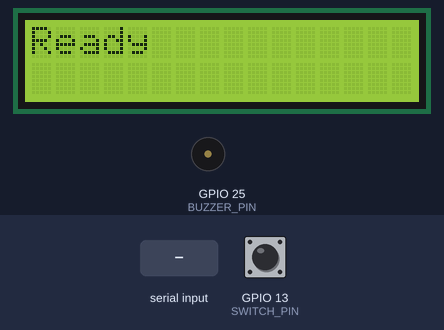
Recording of a program running on a simulated ESP32. On the bench: 16×2 character LCD, buzzer (waves = sounding, pin HIGH). Inputs (shaded band) come from the test bench; at power-on: GPIO 13 (SWITCH_PIN) HIGH. What the program prints to the serial monitor is not drawn.

Above: at 1.7 s.
1.8 s: "START_ALARM\n" received over Serial
At 2.2 s:
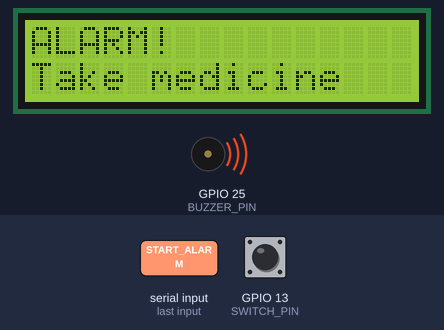
3.3 s: "STOP_ALARM\n" received over Serial
At 4.2 s:
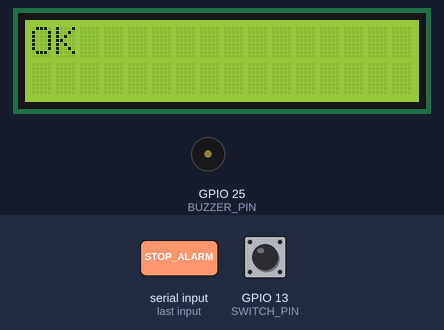
4.8 s: "START_ALARM|\n" received over Serial
At 5.6 s:
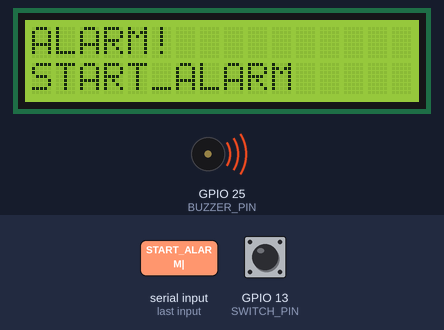
Timing chart, 0 to 7.8 s (numbered marks = the images above; inputs shaded):
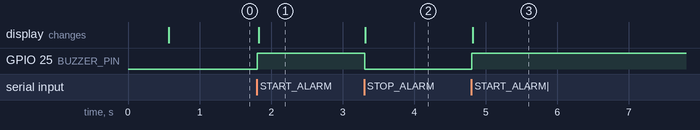

Measured:
- after the input at 1.8 s, GPIO 25 (BUZZER_PIN): LOW → HIGH at once; the display: changes at once (image 1)
- after the input at 3.3 s, GPIO 25 (BUZZER_PIN): HIGH → LOW at once; the display: changes at once (image 2)
- after the input at 4.8 s, GPIO 25 (BUZZER_PIN): LOW → HIGH at once; the display: changes at once (image 3)

The program:

main.cpp
```cpp
/*
 * ESP32 Serial Medicine Box
 *
 * - Buzzer on GPIO 25: turns ON when "START_ALARM" received, OFF on "STOP_ALARM".
 * - LCD I2C (GPIO 21=SDA, 22=SCL): shows alarm message when START_ALARM, clears on STOP_ALARM.
 * - Rocker switch on GPIO 13 (INPUT_PULLUP): when pressed, sends "SWITCH_PRESSED" over Serial.
 *
 * Protocol (115200 baud, newline-terminated):
 *   PC -> ESP32: START_ALARM                  -> buzzer on, LCD generic message
 *   PC -> ESP32: START_ALARM|Name|HH:MM|Slot  -> buzzer on, LCD shows details
 *   PC -> ESP32: STOP_ALARM   -> buzzer off, LCD "OK"
 *   ESP32 -> PC: SWITCH_PRESSED (when user presses the switch)
 */

#include <Arduino.h>
#include <LiquidCrystal_I2C.h>

static const uint8_t BUZZER_PIN = 25;
static const uint8_t SWITCH_PIN = 13;

// I2C LCD: 16x2, address 0x27 (use 0x3F if your module uses that)
LiquidCrystal_I2C lcd(0x27, 16, 2);

static const unsigned long DEBOUNCE_MS = 80;
static const size_t CMD_BUF_SIZE = 64;

char cmdBuf[CMD_BUF_SIZE];
size_t cmdLen = 0;
bool alarmOn = false;

// Switch: track state for edge detection and debounce
bool lastSwitchState = HIGH;
unsigned long lastSwitchChangeMs = 0;

void setBuzzer(bool on) {
  digitalWrite(BUZZER_PIN, on ? HIGH : LOW);
  alarmOn = on;
}

static String lastName = "";
static String lastTime = "";
static String lastSlot = "";

void setLcdAlarm(bool alarm) {
  lcd.clear();
  if (alarm) {
    lcd.setCursor(0, 0);
    if (lastName.length() > 0) {
      // Line 1: medicine (trim to 16 chars)
      lcd.print(lastName.substring(0, 16));
    } else {
      lcd.print("ALARM!");
    }
    lcd.setCursor(0, 1);
    if (lastTime.length() > 0 || lastSlot.length() > 0) {
      String line2 = "";
      if (lastSlot.length() > 0) {
        line2 += lastSlot;
        line2 += " ";
      }
      if (lastTime.length() > 0) {
        line2 += lastTime;
      }
      if (line2.length() == 0) line2 = "Take medicine";
      lcd.print(line2.substring(0, 16));
    } else {
      lcd.print("Take medicine");
    }
  } else {
    lcd.setCursor(0, 0);
    lcd.print("OK");
  }
}

void processCommand() {
  cmdBuf[cmdLen] = '\0';
  String s = String(cmdBuf);
  s.trim();

  if (s == "START_ALARM" || s.startsWith("START_ALARM|")) {
    // Optional payload: START_ALARM|Name|HH:MM|Slot
    lastName = "";
    lastTime = "";
    lastSlot = "";
    if (s.startsWith("START_ALARM|")) {
      int p1 = s.indexOf('|');             // after START_ALARM
      int p2 = s.indexOf('|', p1 + 1);     // after Name
      int p3 = s.indexOf('|', p2 + 1);     // after HH:MM
      if (p1 >= 0) {
        if (p2 > p1) lastName = s.substring(p1 + 1, p2);
        if (p3 > p2) {
          lastTime = s.substring(p2 + 1, p3);
          lastSlot = s.substring(p3 + 1);
        } else if (p2 > p1) {
          lastTime = s.substring(p2 + 1);
        }
      }
      lastName.trim();
      lastTime.trim();
      lastSlot.trim();
      // Capitalize slot for display
      if (lastSlot.length() > 0) {
        lastSlot.toLowerCase();
        lastSlot.setCharAt(0, (char)toupper(lastSlot[0]));
      }
    }
    setBuzzer(true);
    setLcdAlarm(true);
    Serial.println("[ESP32] Alarm ON");
  } else if (s == "STOP_ALARM") {
    setBuzzer(false);
    setLcdAlarm(false);
    Serial.println("[ESP32] Alarm OFF");
  }

  cmdLen = 0;
}

void setup() {
  Serial.begin(115200);
  delay(500);

  pinMode(BUZZER_PIN, OUTPUT);
  digitalWrite(BUZZER_PIN, LOW);

  pinMode(SWITCH_PIN, INPUT_PULLUP);
  lastSwitchState = digitalRead(SWITCH_PIN);

  lcd.init();
  lcd.backlight();
  lcd.clear();
  lcd.setCursor(0, 0);
  lcd.print("Ready");

  Serial.println("ESP32 Serial Medicine Box ready. Send START_ALARM / STOP_ALARM.");
}

void loop() {
  // --- Read Serial commands from PC ---
  while (Serial.available() > 0 && cmdLen < CMD_BUF_SIZE - 1) {
    char c = Serial.read();
    if (c == '\n' || c == '\r') {
      if (cmdLen > 0) {
        processCommand();
      }
      cmdLen = 0;
      continue;
    }
    cmdBuf[cmdLen++] = c;
  }
  if (cmdLen >= CMD_BUF_SIZE - 1) {
    cmdLen = 0;
  }

  // --- Rocker switch: on press (LOW), send SWITCH_PRESSED once (debounced) ---
  bool sw = digitalRead(SWITCH_PIN);
  unsigned long now = millis();

  static bool switchSentThisPress = false;

  if (sw == HIGH) {
    lastSwitchState = HIGH;
    switchSentThisPress = false;  // allow next press to send again
  } else {
    // sw == LOW (pressed)
    if (lastSwitchState == HIGH) {
      lastSwitchChangeMs = now;
      lastSwitchState = LOW;
    }
    if ((now - lastSwitchChangeMs) >= DEBOUNCE_MS && !switchSentThisPress) {
      Serial.println("SWITCH_PRESSED");
      switchSentThisPress = true;
    }
  }

  delay(10);
}
```
